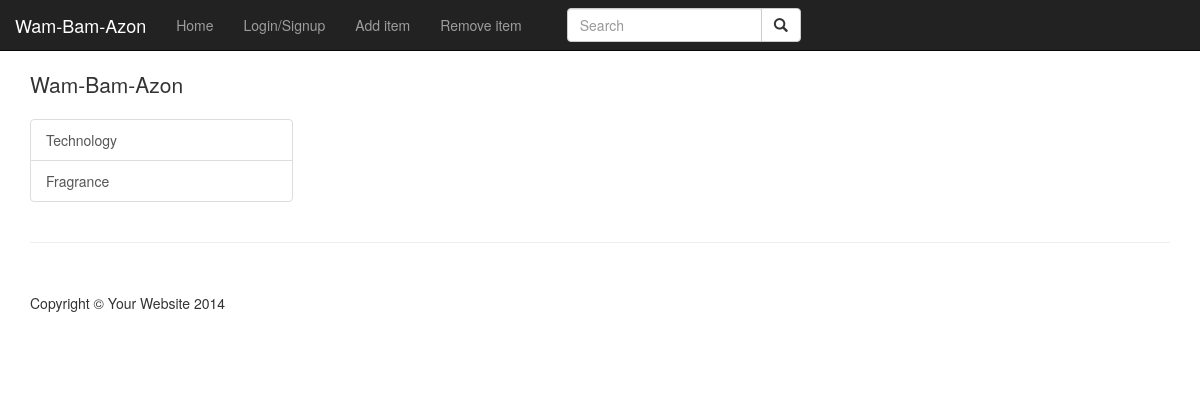
The page /itempage-sean.php on the database as committed earlier.
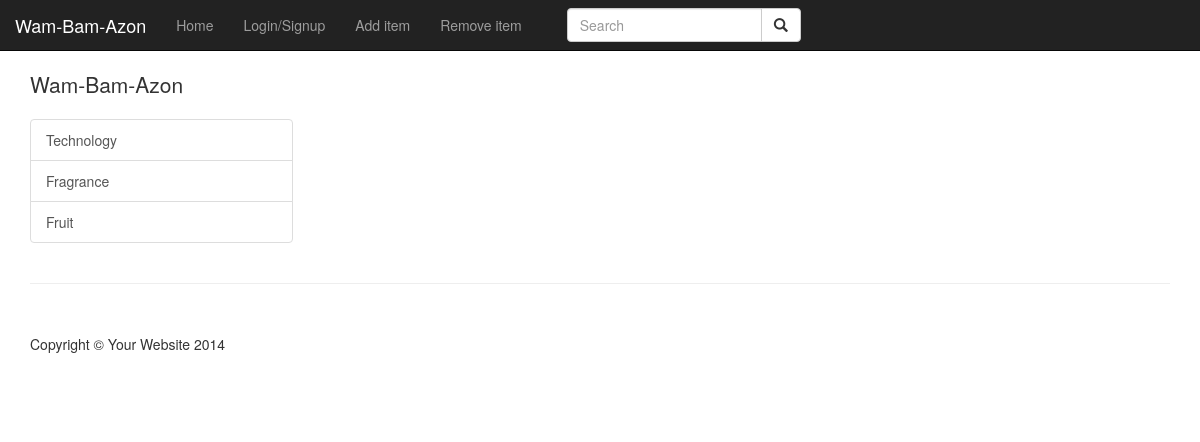
The same page on the database as committed later.
### tables this page shows
CREATE TABLE IF NOT EXISTS `category` (
  `categoryID` int(11) NOT NULL AUTO_INCREMENT,
  `details` varchar(100) DEFAULT NULL,
  `categoryName` varchar(50) DEFAULT NULL,
  PRIMARY KEY (`categoryID`)
);

### includes/DAOs.php (called while the page is built, shortened)
<?php
class itemDAO{
    public function getAllCategories()
    {
        $servername = "localhost";
        $username = "root";
        $password = "";
        $dbname = "StoreDatabase";
        $conn = new mysqli($servername, $username, $password, $dbname);
        $categoryArray = array();
        $sql = "SELECT * FROM Category";
        $result = $conn->query($sql);
        while($row = $result->fetch_assoc())
        {
            $category = new categoryDTO();
            $category->categoryID = $row["categoryID"];
            $category->details = $row["details"];
            $category->categoryName = $row["categoryName"];
            array_push($categoryArray, $category);
        }
        return $categoryArray;
    }
  }
?>

### itempage-sean.php (the view, shortened to what this page needs)
<?php
include('./includes/DAOs.php');
$itemDAO = new itemDAO();
$categories = $itemDAO->getAllCategories();
?>
<!DOCTYPE html>
<html lang="en">
<head>
    <link href="css/bootstrap.min.css" rel="stylesheet">
    <link href="css/shop-homepage.css" rel="stylesheet">
</head>
<body>
<?php
include("./includes/nav.php");
?>
    <div class="container">
        <div class="row">
            <div class="col-md-3">
                <p class="lead">Wam-Bam-Azon</p>
                <div class="list-group">
                        <?php
                            $categories = $_SESSION['categories'];
                            for($i = 0; $i < count($categories); $i++)
                            {
                                $category = $categories[$i];
                                echo "<a href='#' class='list-group-item'>".$category->categoryName."</a>";
                            }
                        ?>
                </div>
            </div>
                </div>
            </div>
    <div class="container">
        <hr>
        <footer>
            <div class="row">
                <div class="col-lg-12">
                    <p>Copyright &copy; Your Website 2014</p>
                </div>
            </div>
        </footer>
    </div>
</body>
</html>

### includes/nav.php (shortened to what this page needs)
<nav class="navbar navbar-inverse navbar-fixed-top" role="navigation">
  <div class="navbar-header">
    <a class="navbar-brand" href="./homeController.php">Wam-Bam-Azon</a>
  </div>
  <div class="collapse navbar-collapse" id="bs-example-navbar-collapse-1">
    <ul class="nav navbar-nav">
      <li><a href="./homeController.php">Home</a></li>
	  <?php
		if($_SESSION['loggedIn']) {
			if($_SESSION['employeeAccount'])
			{
				echo"<li><a href=''>Employee Settings</a></li>";
			}
			else{
				echo "<li class='dropdown'>
			<a class='dropdown-toggle' data-toggle='dropdown' href='#'>Account Settings
			<span class='caret'></span></a>
			<ul class='dropdown-menu'>
				<li><a href='editProfilePage.php'>Edit Profile</a></li>
				<li><a href='#'>Edit Billing</a></li>
			</ul>
			</li>";
			}
			echo "<li><a href='./logout.php'>Logout</a></li>";
		}
		else{
			echo "<li><a href='./loginPage.php'>Login/Signup</a></li>";
		}
		?>
      <li><a href="./addPageController.php">Add item</a></li>
      <li><a href="./removePageController.php">Remove item</a></li>
    </ul>
    <div class="col-sm-3 col-md-3">
        <form class="navbar-form" role="search" action = "./searchResultsController.php" method="post">
        <div class="input-group">
            <input type="text" class="form-control" placeholder="Search" name="searchBar">
            <div class="input-group-btn">
                <button class="btn btn-default" type="submit"><i class="glyphicon glyphicon-search"></i></button>
            </div>
        </div>
        </form>
    </div>
  </div>
</nav>

### css/shop-homepage.css (style rules this page uses)
body { padding-top: 70px; }
footer { margin: 50px 0; }

Rows that differ between the two databases and show on the page:
added category: categoryName "Fruit"
